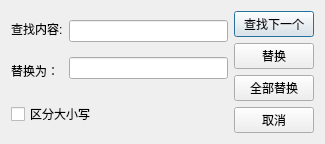
<?xml version="1.0" encoding="UTF-8"?>
<ui version="4.0">
 <class>replaceDialog</class>
 <widget class="QDialog" name="replaceDialog">
  <property name="geometry">
   <rect>
    <x>0</x>
    <y>0</y>
    <width>325</width>
    <height>134</height>
   </rect>
  </property>
  <property name="windowTitle">
   <string>Dialog</string>
  </property>
  <layout class="QGridLayout" name="gridLayout">
   <item row="0" column="0">
    <layout class="QHBoxLayout" name="horizontalLayout">
     <item>
      <layout class="QVBoxLayout" name="verticalLayout_4">
       <item>
        <widget class="QLabel" name="label">
         <property name="text">
          <string>查找内容:</string>
         </property>
         <property name="margin">
          <number>5</number>
         </property>
        </widget>
       </item>
       <item>
        <widget class="QLabel" name="label_2">
         <property name="text">
          <string>替换为：</string>
         </property>
         <property name="margin">
          <number>5</number>
         </property>
        </widget>
       </item>
      </layout>
     </item>
     <item>
      <layout class="QVBoxLayout" name="verticalLayout_2">
       <item>
        <widget class="QLineEdit" name="sourceInput"/>
       </item>
       <item>
        <widget class="QLineEdit" name="targetInput">
         <property name="sizePolicy">
          <sizepolicy hsizetype="Minimum" vsizetype="Fixed">
           <horstretch>0</horstretch>
           <verstretch>0</verstretch>
          </sizepolicy>
         </property>
         <property name="minimumSize">
          <size>
           <width>100</width>
           <height>0</height>
          </size>
         </property>
        </widget>
       </item>
      </layout>
     </item>
    </layout>
   </item>
   <item row="0" column="1" rowspan="2">
    <layout class="QVBoxLayout" name="verticalLayout_3">
     <item>
      <widget class="QPushButton" name="buttonFindNext">
       <property name="text">
        <string>查找下一个</string>
       </property>
      </widget>
     </item>
     <item>
      <widget class="QPushButton" name="buttonReplace">
       <property name="text">
        <string>替换</string>
       </property>
      </widget>
     </item>
     <item>
      <widget class="QPushButton" name="buttonReplaceAll">
       <property name="text">
        <string>全部替换</string>
       </property>
      </widget>
     </item>
     <item>
      <widget class="QPushButton" name="buttonCancel">
       <property name="text">
        <string>取消</string>
       </property>
      </widget>
     </item>
    </layout>
   </item>
   <item row="1" column="0">
    <layout class="QVBoxLayout" name="verticalLayout">
     <item>
      <widget class="QCheckBox" name="sensativecase">
       <property name="text">
        <string>区分大小写</string>
       </property>
      </widget>
     </item>
    </layout>
   </item>
  </layout>
 </widget>
 <resources/>
 <connections/>
</ui>
